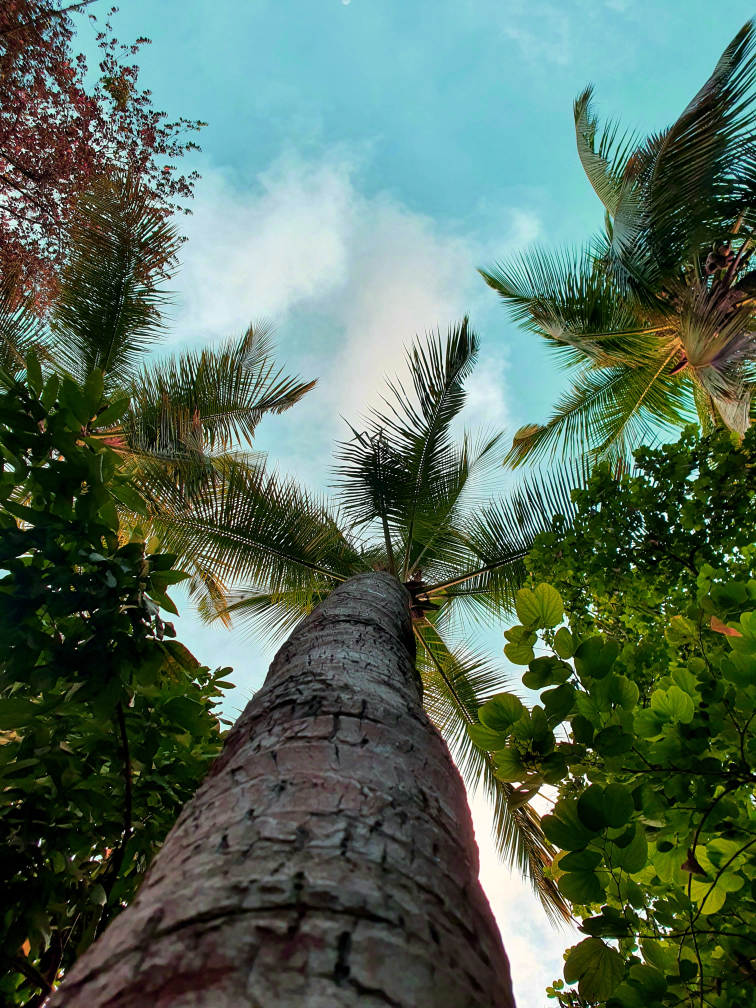
#> input picture Images/coconut.jpg, 3024 x 4032 px (shown at 1/4 size)
$ python basic_operations.py
#> lines starting #> are read from the running program, lines starting #| are printed output that depends on the picture
from PIL import Image, ImageFilter, ImageOps

# CREATING THE IMAGE OBJECT
im = Image.open('./Images/coconut.jpg')
#> im is the input picture: PIL image 3024x4032 RGB; mean R, G, B 86.4, 108, 91.9
print(im)
#| <PIL.JpegImagePlugin.JpegImageFile image mode=RGB size=3024x4032 at 0x7F10A8E5DED0>

# PRINTING FORMAT, SIZE & MODE
print(im.format, im.size, im.mode)
#| JPEG (3024, 4032) RGB

# BLUR THE IMAGE AND STORE IN THE MEMORY
im1 = im.filter(ImageFilter.BLUR)
im1.show()   # THIS JUST SHOWS THE IMAGE
im1.save("./Images/Blur.png", "png")  # THIS STORES THE IMAGE IN A SPECIFIED LOCATION

# GRAYSCALE
im2 = ImageOps.grayscale(im)
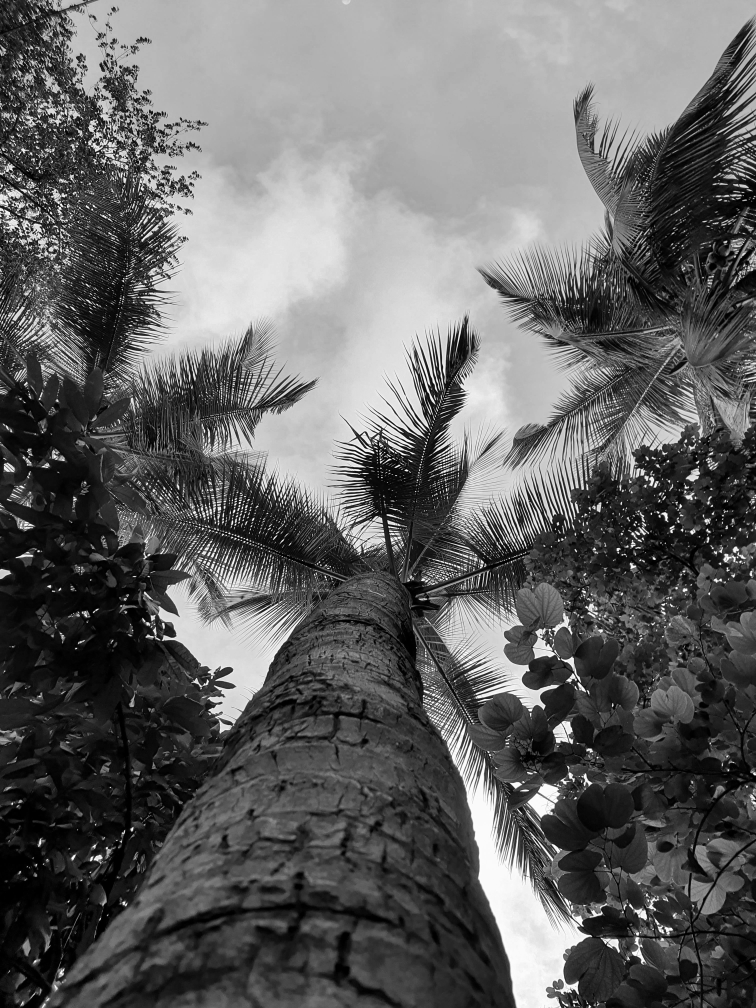
#> im2: PIL image 3024x4032 L (shown at 1/4 size); min 0, max 255, mean 99.7
im2.show()

# CROP THE IMAGE
im_crop = im.crop((20, 20, 100, 100))   # The values are the pixels
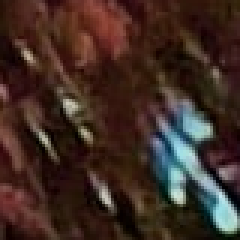
#> im_crop: PIL image 80x80 RGB (shown 3 times larger); mean R, G, B 64.3, 44.6, 36.9
im_crop.show()

# RESIZE THE IMAGE .resize() doesn't respect the aspect ratio
im_resize = im.resize((300, 300)) # The values are the pixels
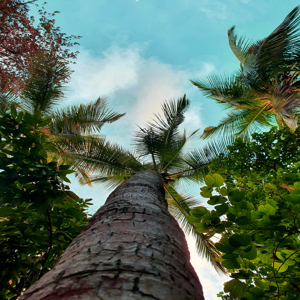
#> im_resize: PIL image 300x300 RGB; mean R, G, B 86.4, 108, 91.9
im_resize.show()

# RESIZE THE IMAGE .resize() respect the aspect ratio
# This alters the original image
im.thumbnail((300, 300)) # The values are the pixels
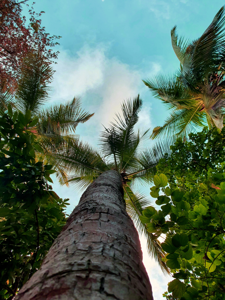
#> im: PIL image 225x300 RGB; mean R, G, B 86.4, 108, 91.9
im.show()

# CLOSING THE IMAGE
im.close()

$ run again, with Images/flower.jpg copied over Images/coconut.jpg
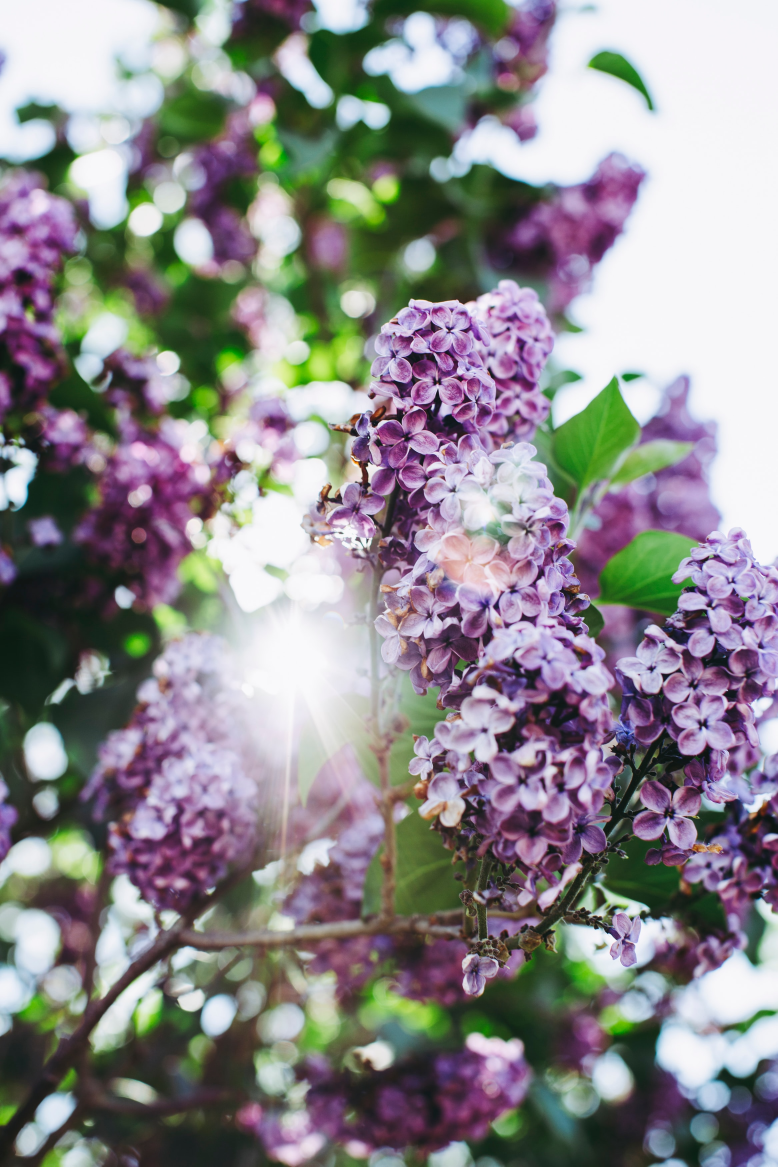
#> input picture Images/flower.jpg, 2333 x 3500 px (shown at 1/3 size)
#> im is the input picture: PIL image 2333x3500 RGB; mean R, G, B 139.9, 137.3, 139.8
#| <PIL.JpegImagePlugin.JpegImageFile image mode=RGB size=2333x3500 at 0x7F10A8E58910>
#| JPEG (2333, 3500) RGB
#> `im_resize = im.resize((300, 300))`:
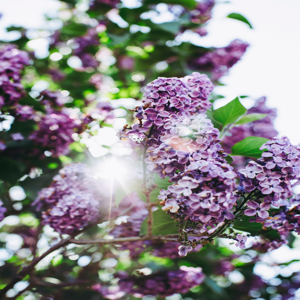
#> im_resize: PIL image 300x300 RGB; mean R, G, B 139.9, 137.3, 139.8
#> `im.thumbnail((300, 300))`:
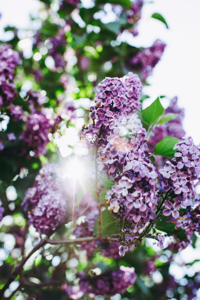
#> im: PIL image 200x300 RGB; mean R, G, B 139.9, 137.3, 139.8

$ run again, with Images/shore.jpg copied over Images/coconut.jpg
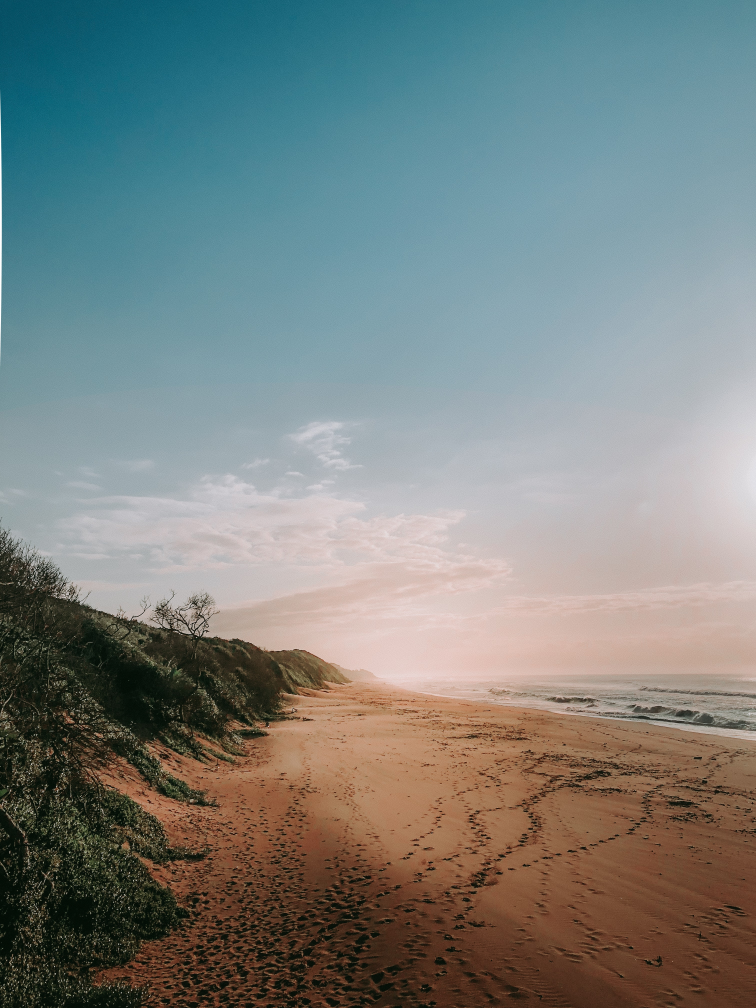
#> input picture Images/shore.jpg, 3024 x 4032 px (shown at 1/4 size)
#> im is the input picture: PIL image 3024x4032 RGB; mean R, G, B 120.7, 129.2, 127.2
#| <PIL.JpegImagePlugin.JpegImageFile image mode=RGB size=3024x4032 at 0x7F10A8E601D0>
#| JPEG (3024, 4032) RGB
#> `im_resize = im.resize((300, 300))`:
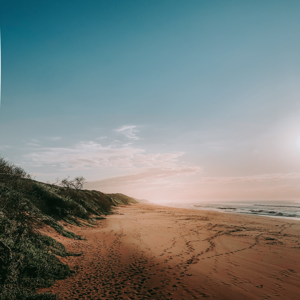
#> im_resize: PIL image 300x300 RGB; mean R, G, B 120.7, 129.2, 127.2
#> `im.thumbnail((300, 300))`:
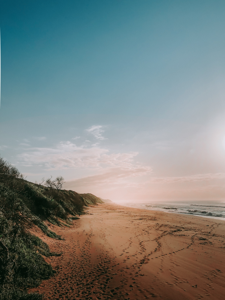
#> im: PIL image 225x300 RGB; mean R, G, B 120.7, 129.2, 127.2

$ run again, with Images/topview.jpg copied over Images/coconut.jpg
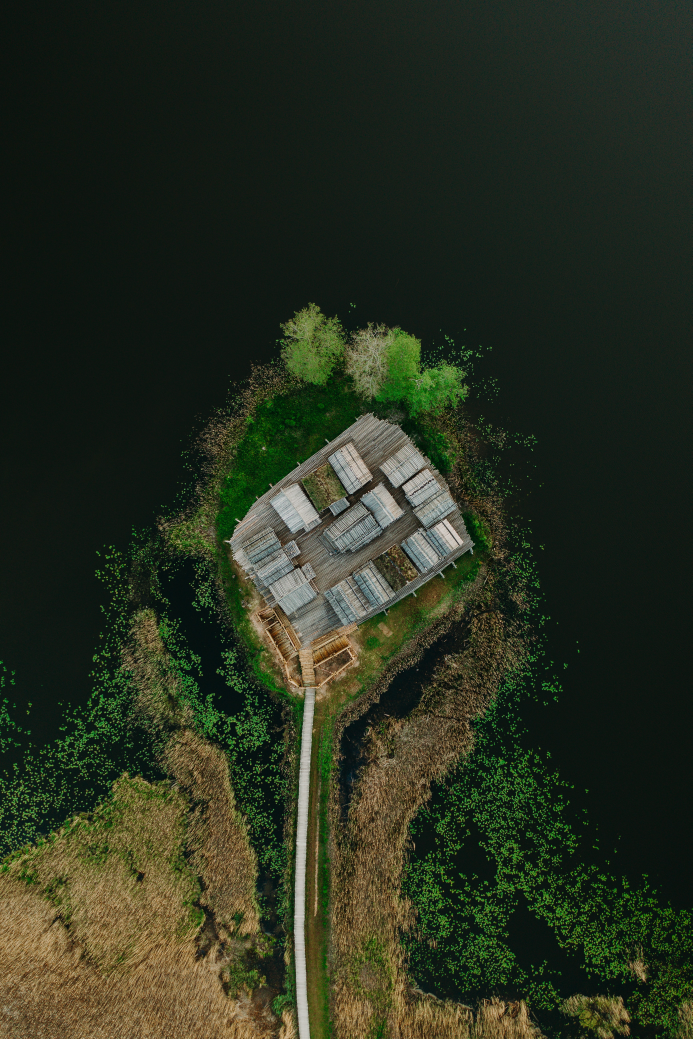
#> input picture Images/topview.jpg, 3461 x 5195 px (shown at 1/5 size)
#> im is the input picture: PIL image 3461x5195 RGB; mean R, G, B 41.6, 48.8, 31.9
#| <PIL.JpegImagePlugin.JpegImageFile image mode=RGB size=3461x5195 at 0x7F10A8E60690>
#| JPEG (3461, 5195) RGB
#> `im_resize = im.resize((300, 300))`:
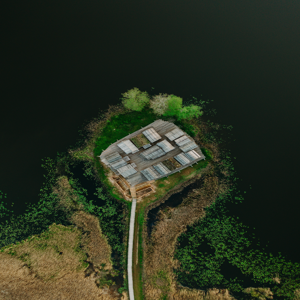
#> im_resize: PIL image 300x300 RGB; mean R, G, B 41.6, 48.8, 31.9
#> `im.thumbnail((300, 300))`:
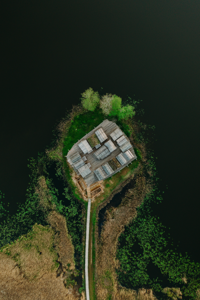
#> im: PIL image 200x300 RGB; mean R, G, B 41.6, 48.8, 32
